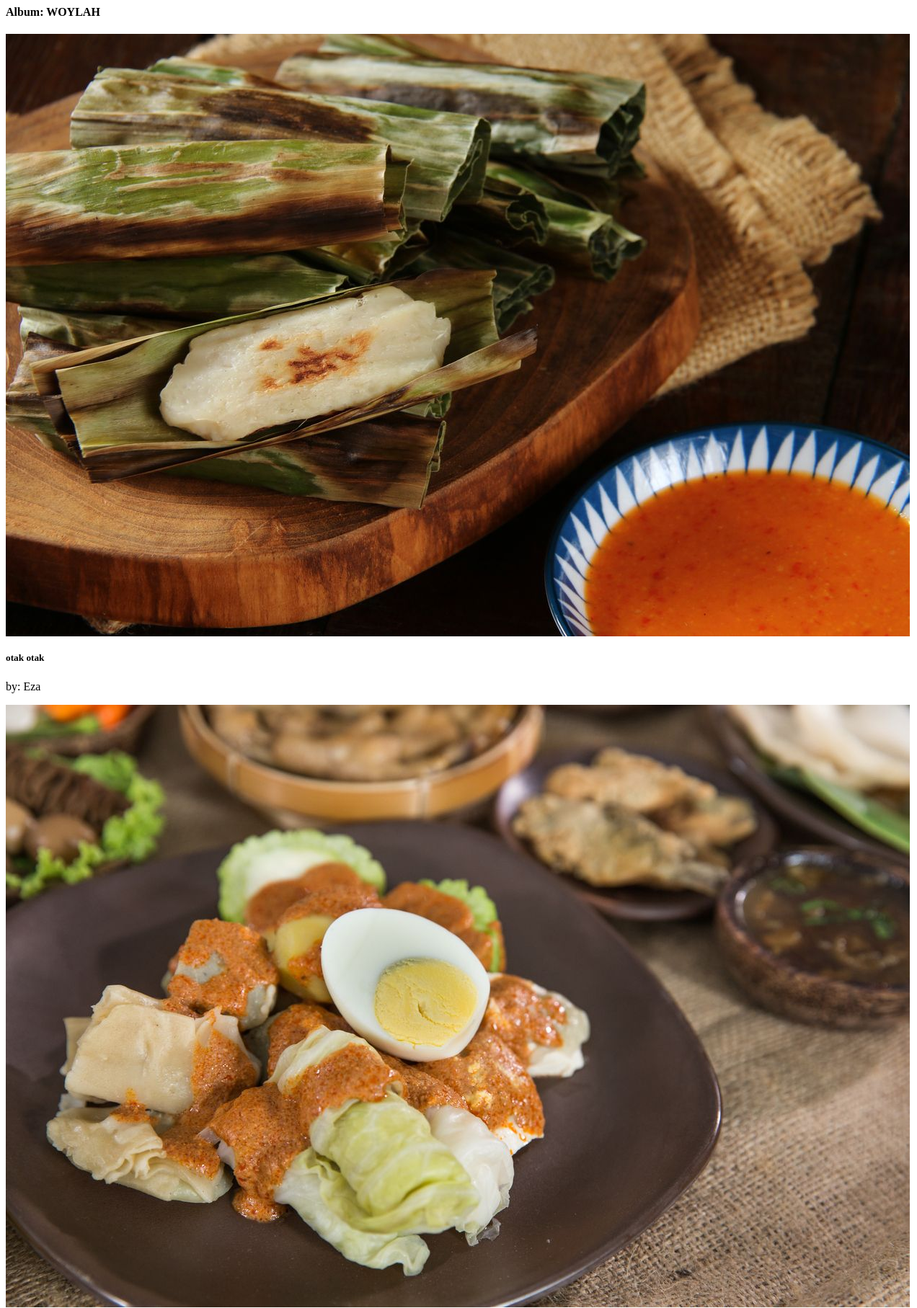
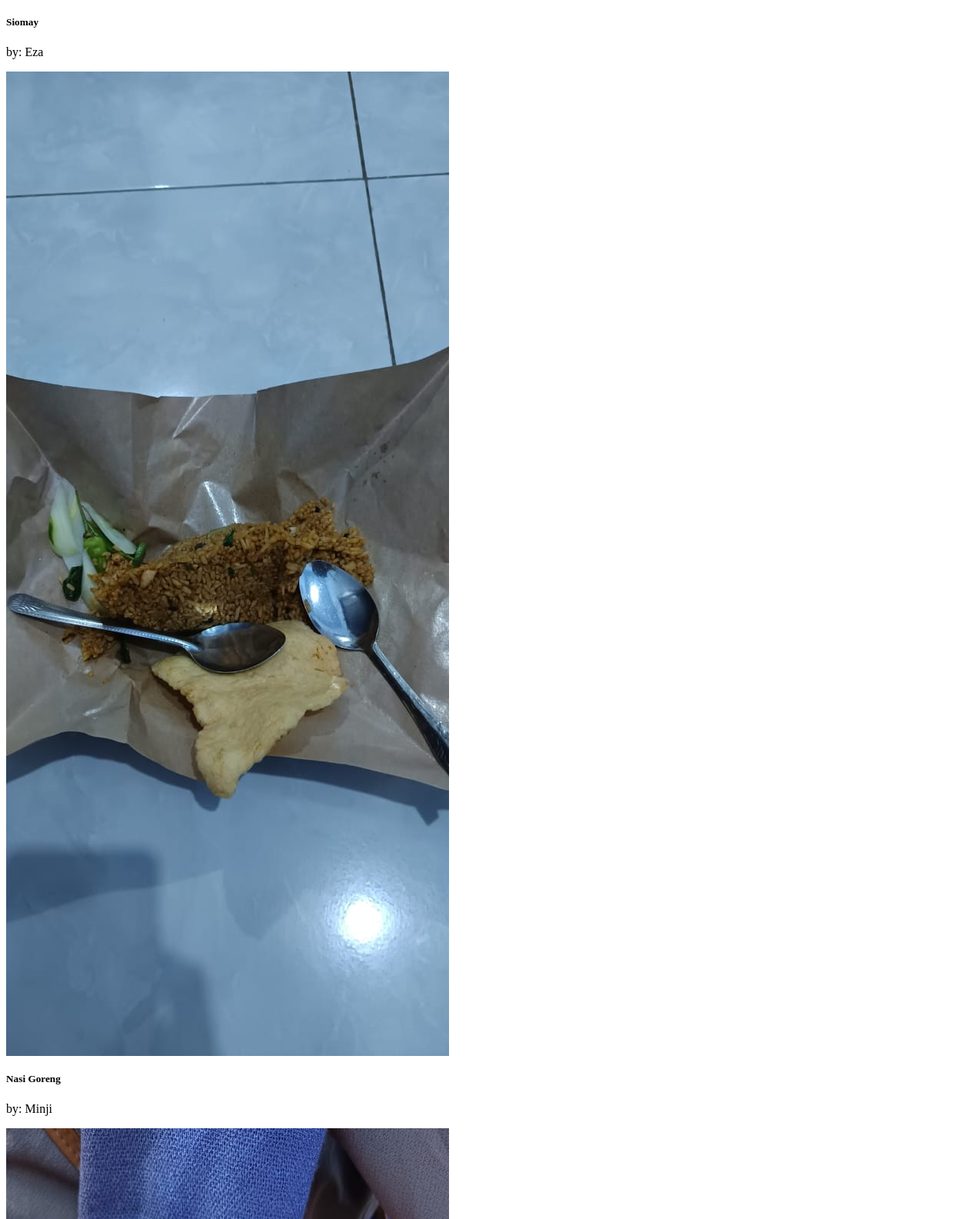
Screenshot of /omaga/page/lihat_foto.php?albumid=11 (upper part) with the database file from the repository (2 pictures, top to bottom).
### tables this page shows
CREATE TABLE `album` (
  `albumid` int(11) NOT NULL,
  `namaalbum` varchar(255) NOT NULL,
  `deskripsi` text NOT NULL,
  `tanggaldibuat` date NOT NULL,
  `userid` int(11) NOT NULL
);

CREATE TABLE `foto` (
  `fotoid` int(11) NOT NULL,
  `judulfoto` varchar(255) NOT NULL,
  `deskripsifoto` text NOT NULL,
  `tanggalunggah` date NOT NULL,
  `namafile` varchar(255) NOT NULL,
  `albumid` int(11) NOT NULL,
  `userid` int(11) NOT NULL
);

CREATE TABLE `user` (
  `userid` int(11) NOT NULL,
  `username` varchar(255) NOT NULL,
  `password` varchar(255) NOT NULL,
  `email` varchar(255) NOT NULL,
  `namalengkap` varchar(255) NOT NULL,
  `alamat` text NOT NULL,
  `profile_picture` varchar(255) DEFAULT NULL
);

### omaga/page/lihat_foto.php (the view, shortened to what this page needs)
<?php
include 'koneksi.php';
$albumid = $_GET['albumid'];
$tampil = mysqli_query($conn, "SELECT foto.*, user.username FROM foto INNER JOIN user ON foto.userid = user.userid WHERE foto.albumid='$albumid'");
$album_info = mysqli_fetch_array(mysqli_query($conn, "SELECT namaalbum FROM album WHERE albumid='$albumid'"));
?>
<div class="container mt-5">
    <h4>Album: <?= htmlspecialchars($album_info['namaalbum']) ?></h4>
    <div class="row">
        <?php
        if (mysqli_num_rows($tampil) > 0) {
            foreach ($tampil as $tampils) {
                $file_path = !empty($tampils['namafile']) ? $tampils['namafile'] : 'default.jpg';
                $judul_foto = !empty($tampils['judulfoto']) ? $tampils['judulfoto'] : 'Tidak ada judul';
                $username = !empty($tampils['username']) ? $tampils['username'] : 'Tidak ada username';
                $foto_id = $tampils['fotoid'];
                ?>
                <div class="col-6 col-md-4 col-lg-3 mb-4">
                    <div class="card">
                        <a href="#modal<?= $foto_id ?>">
                            <img src="uploads/<?= htmlspecialchars($file_path) ?>" alt="<?= htmlspecialchars($judul_foto) ?>" class="card-img-top">
                        </a>
                        <div class="card-body">
                            <h5 class="card-title"><?= htmlspecialchars($judul_foto) ?></h5>
                            <p class="card-text text-muted">by: <?= htmlspecialchars($username) ?></p>
                        </div>
                    </div>
                </div>
                <?php
            }
        } else {
            echo '<p>Tidak ada foto di dalam album ini.</p>';
        }
        ?>
    </div>
</div>

### rows the page displays
album: namaalbum "WOYLAH"
foto: namafile (picture), judulfoto "otak otak", userid.username "Eza"
foto: namafile+judulfoto (picture), judulfoto "Siomay", userid.username "Eza"
foto: namafile+judulfoto (picture), judulfoto "Nasi Goreng", userid.username "Minji"
foto: namafile (picture)
